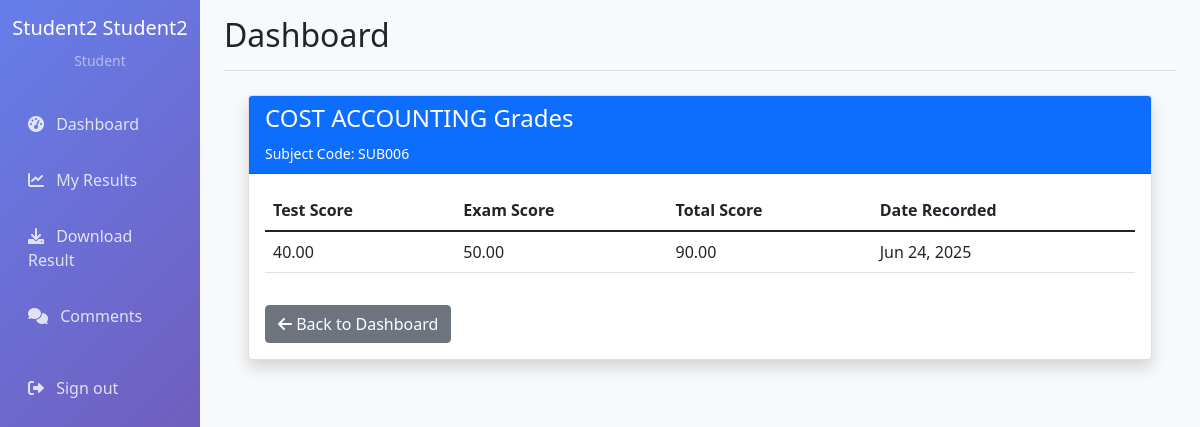
Page /grades/subjects/6/grades/ (signed in) on the committed database.
### accounts/models.py (models this page shows, shortened)
class CustomUser(AbstractUser):
    USER_TYPE_CHOICES = (
        ('admin', 'Admin'),
        ('teacher', 'Teacher'),
        ('student', 'Student'),
    )
    email = models.EmailField(unique=True)
    user_type = models.CharField(max_length=10, choices=USER_TYPE_CHOICES)
    phone = models.PositiveIntegerField(max_length=15, blank=True)
    address = models.CharField(blank=True)
    USERNAME_FIELD = 'email'
    REQUIRED_FIELDS = ['username', 'user_type']

class Subject(models.Model):
    name = models.CharField(max_length=100)
    code = models.CharField(max_length=10, unique=True)
    description = models.CharField(blank=True)

### grades/models.py (models this page shows, shortened)
class Grade(models.Model):
    student = models.ForeignKey(CustomUser, on_delete=models.CASCADE, limit_choices_to={'user_type': 'student'})
    subject = models.ForeignKey(Subject, on_delete=models.CASCADE)
    teacher = models.ForeignKey(CustomUser, on_delete=models.CASCADE, limit_choices_to={'user_type': 'teacher'}, related_name='grades_given')
    test_score = models.DecimalField(max_digits=5, decimal_places=2, default=0)
    exam_score = models.DecimalField(max_digits=5, decimal_places=2, default=0)
    total_score = models.DecimalField(max_digits=5, decimal_places=2, default=0)
    created_at = models.DateTimeField(auto_now_add=True)
    updated_at = models.DateTimeField(auto_now=True)
    class Meta:
        unique_together = ['student', 'subject']

### grades/views.py (the view)
# urls.py: path('subjects/<int:subject_id>/grades/', views.subject_grades, name='subject_grades'),
@login_required
def subject_grades(request, subject_id):
    if request.user.user_type not in ['student', 'admin']:
        messages.error(request, 'Access denied')
        return redirect('dashboard')
    subject = get_object_or_404(Subject, id=subject_id)
    grades = Grade.objects.filter(
        student=request.user,
        subject=subject
    ).order_by('-created_at')
    return render(request, 'grades/subject_grades.html', {
        'subject': subject,
        'grades': grades
    })

### templates/grades/subject_grades.html
{% extends 'base.html' %}
{% block content %}
<div class="container mt-4">
    <div class="card shadow">
        <div class="card-header bg-primary text-white">
            <h4>{{ subject.name }} Grades</h4>
            <small>Subject Code: {{ subject.code }}</small>
        </div>
        <div class="card-body">
            {% if grades %}
            <table class="table table-hover">
                <thead>
                    <tr>
                        <th>Test Score</th>
                        <th>Exam Score</th>
                        <th>Total Score</th>
                         <th>Date Recorded</th>
                    </tr>
                </thead>
                <tbody>
                    {% for grade in grades %}
                    <tr>
                        <td>{{ grade.test_score }}</td>
                        <td>{{ grade.exam_score }}</td>
                        <td>{{ grade.total_score }}</td>
                        <td>{{ grade.created_at|date:"M d, Y" }}</td>
                    </tr>
                    {% endfor %}
                </tbody>
            </table>
            {% else %}
            <div class="alert alert-info">
                No grades recorded yet for this subject.
            </div>
            {% endif %}
            <a href="{% url 'dashboard' %}" class="btn btn-secondary mt-3">
                <i class="fas fa-arrow-left"></i> Back to Dashboard
            </a>
        </div>
    </div>
</div>
{% endblock %}

### templates/base.html (shortened to what this page needs)
<!DOCTYPE html>
<html lang="en">
<head>
    <link href="https://cdn.jsdelivr.net/npm/select2@4.1.0-rc.0/dist/css/select2.min.css" rel="stylesheet" />
    <link href="https://cdn.jsdelivr.net/npm/bootstrap@5.1.3/dist/css/bootstrap.min.css" rel="stylesheet">
    <link href="https://cdnjs.cloudflare.com/ajax/libs/font-awesome/6.0.0/css/all.min.css" rel="stylesheet">
</head>
<body>
    <div class="container-fluid">
        <div class="row">
            {% if request.user.is_authenticated %}
            <nav class="col-md-3 col-lg-2 d-md-block sidebar collapse">
                <div class="position-sticky pt-3">
                    <div class="text-center mb-4">
                        <h5 class="text-white">{{ request.user.get_full_name }}</h5>
                        <small class="text-white-50">{{ request.user.user_type|title }}</small>
                    </div>
                    <ul class="nav flex-column">
                        <li class="nav-item">
                            <a class="nav-link" href="{% url 'dashboard' %}">
                                <i class="fas fa-tachometer-alt me-2"></i>
                                Dashboard
                            </a>
                        </li>
                        {% if request.user.user_type == 'student' %}
                        <li class="nav-item">
                            <a class="nav-link" href="{% url 'student_results' %}">
                                <i class="fas fa-chart-line me-2"></i>
                                My Results
                            </a>
                        </li>
                        <li class="nav-item">
                            <a class="nav-link" href="{% url 'download_result_pdf' %}">
                                <i class="fas fa-download me-2"></i>
                                Download Result
                            </a>
                        </li>
                        <li class="nav-item">
                            <a class="nav-link" href="{% url 'comments' %}">
                                <i class="fas fa-comments me-2"></i>
                                Comments
                            </a>
                        </li>
                        {% endif %}
                        <li class="nav-item mt-3">
                            <a class="nav-link" href="{% url 'logout' %}">
                                <i class="fas fa-sign-out-alt me-2"></i>
                                Sign out
                            </a>
                        </li>
                    </ul>
                </div>
            </nav>
            {% endif %}
            <main class="col-md-9 ms-sm-auto col-lg-10 px-md-4 main-content">
                {% if request.user.is_authenticated %}
                <div class="d-flex justify-content-between flex-wrap flex-md-nowrap align-items-center pt-3 pb-2 mb-3 border-bottom">
                    <h1 class="h2">{% block page_title %}Dashboard{% endblock %}</h1>
                </div>
                {% endif %}
                {% block content %}
                {% endblock %}
            </main>
        </div>
    </div>
</body>
</html>

### templates/base.html (style rules this page uses)
.sidebar { min-height: 100vh; background: linear-gradient(135deg, #667eea 0%, #764ba2 100%); }
.sidebar .nav-link { color: rgba(255, 255, 255, 0.8); padding: 0.75rem 1rem; margin: 0.25rem 0; border-radius: 0.5rem; transition: all 0.3s; }
.main-content { background-color: #f8f9fa; min-height: 100vh; }

### rows in the picture
CustomUser: user.get_full_name "Student2 Student2", user.user_type "Student"
Subject: name "COST ACCOUNTING", code "SUB006"
Grade: test_score "40.00", exam_score "50.00", total_score "90.00", created_at "Jun 24, 2025"
